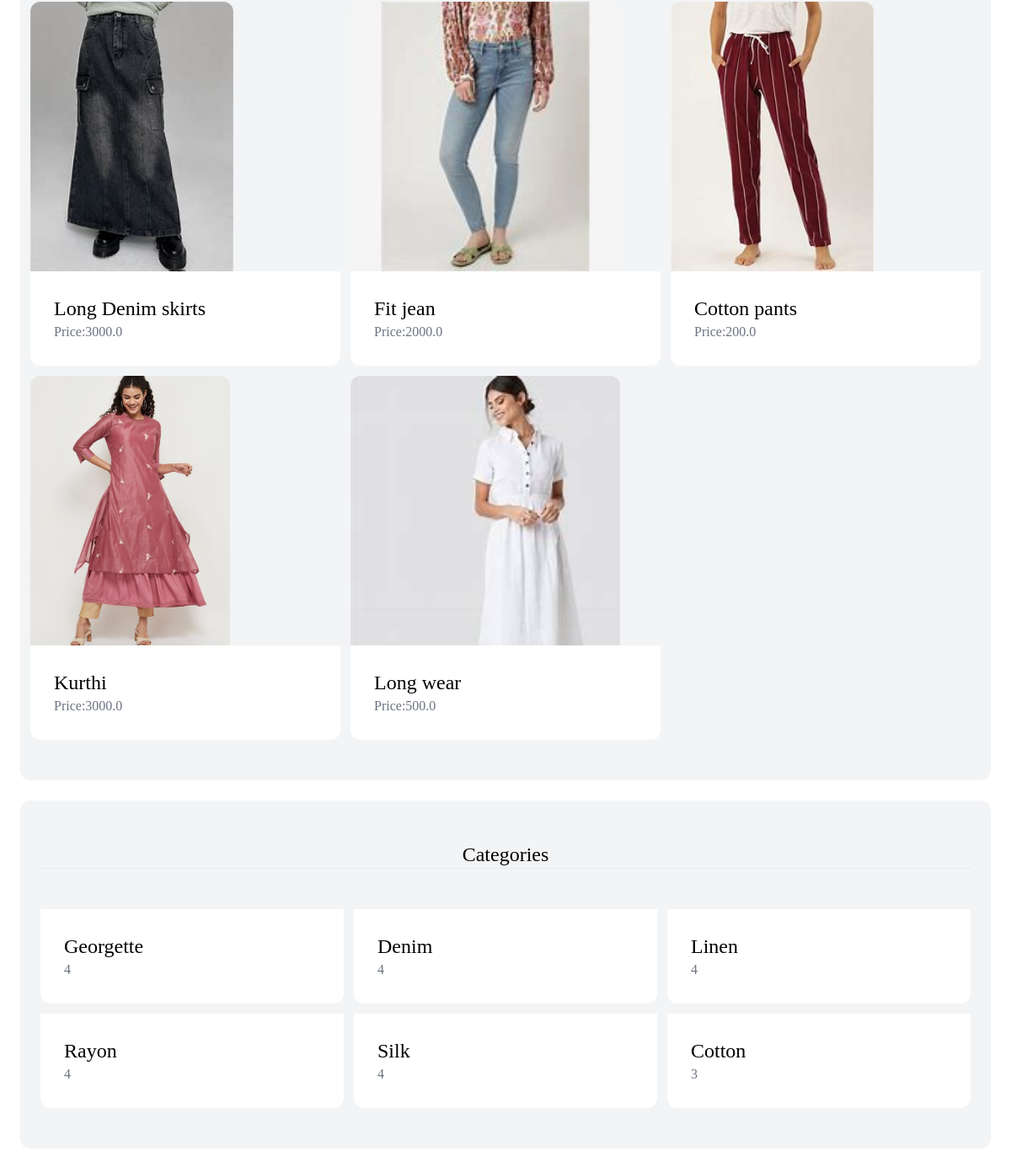
Before: / (middle part) with the older database file.
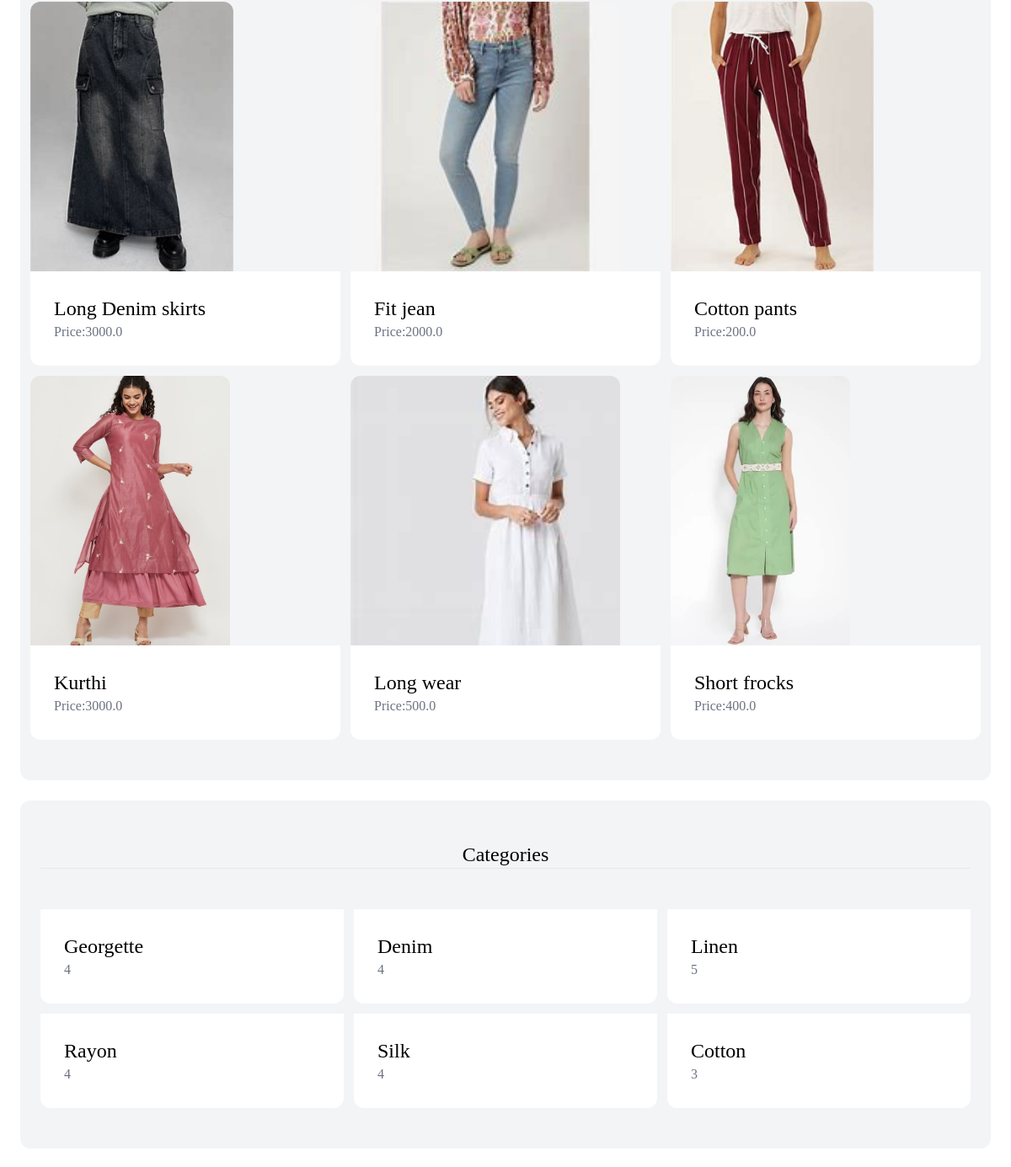
After: the same page with the newer database file.
### item/models.py (models this page shows, shortened)
class Item(models.Model):
    category=models.ForeignKey(Category,related_name='items',on_delete=models.CASCADE)
    name=models.CharField(max_length=255)
    description=models.TextField(blank=True,null=True)
    price=models.FloatField()
    image=models.ImageField(upload_to='item_images',blank=True,null=True)
    is_sold=models.BooleanField(default=False)
    created_by=models.ForeignKey(User,related_name='items',on_delete=models.CASCADE)
    created_at=models.DateTimeField(auto_now_add=True)

class Category(models.Model):
    name=models.CharField(max_length=255)
    class Meta:
        verbose_name_plural='Categories'

### app/views.py (the view)
# urls.py: path('',views.index,name='index'),
def index(request):
    items=Item.objects.filter(is_sold=False)
    categories=Category.objects.all()
    return render(request,"app/index.html",{
        'categories':categories,
        'items':items,
    })

### app/templates/app/index.html (shortened to what this page needs)
{% extends "app/base.html" %}
{% block content %}
<h1>
    <div class="mt-2 px-3 py-12 bg-gray-100 rounded-xl">
        <div class="grid grid-cols-3 gap-3">
            {%for item in items %}
            <div class="items-center">
                <a href="{% url 'item:detail' item.id %}">
                    <div>
                        <img src="{{item.image.url}}"  class="rounded-t-xl object-fill h-80 w-30 img-center">
                    </div>
                    <div class="p-7 bg-white rounded-b-xl">
                        <h2 class="text-2xl font-serif">{{item.name}}</h2>
                        <p class="text-gray-500 font-serif">Price:{{item.price}}</p>
                    </div>
                </a>
            </div>
            {% endfor %}
            </div>
            </div>
            <div class="mt-6 px-6 py-12 bg-gray-100 rounded-xl">
                <h2 class="mb-12 text-2xl text-center border-b font-serif ">Categories</h2>
            <div class="grid grid-cols-3 gap-3 flex items-stretch ">
            {% for category in categories %}
            <div>
                <a href="#">
                    <div class="p-7 bg-white rounded-b-xl">
                        <h2 class="text-2xl font-serif">{{category.name}}</h2>
                        <p class="text-gray-500 font-serif">{{category.items.count}}</p>
                    </div>
                </a>
            </div>
            {% endfor %}
        </div>
</div></h1>
{% endblock %}

### app/templates/app/base.html (shortened to what this page needs)
<!DOCTYPE html>
<html lang="en">
<head>
    <script src="https://cdn.tailwindcss.com"></script>
</head>
<body>
    <div class="px-6 py-6">
        {% block content %}
        {% endblock %}
    </div>
</body>
</html>

Changed rows visible on the page:
added Item: image (picture), name "Short frocks", price "400.0"
computed for Category "Linen": items.count "4" → "5"
